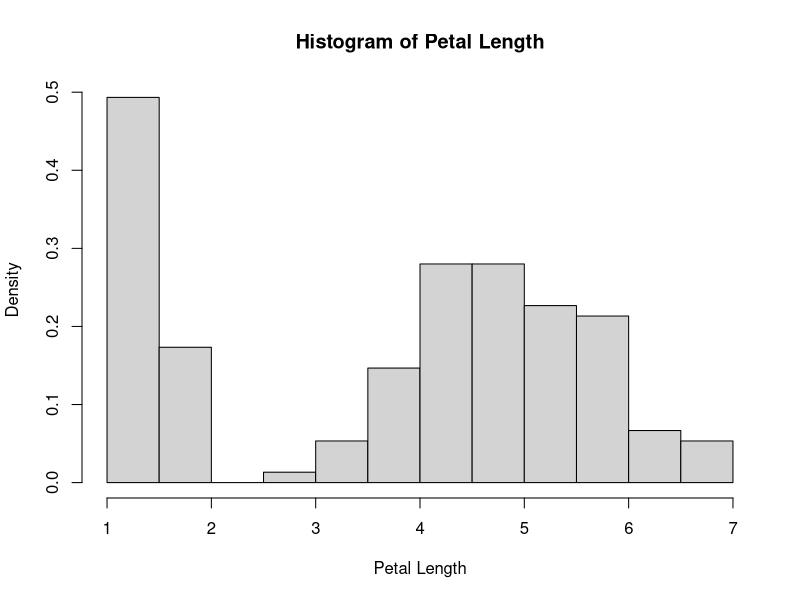
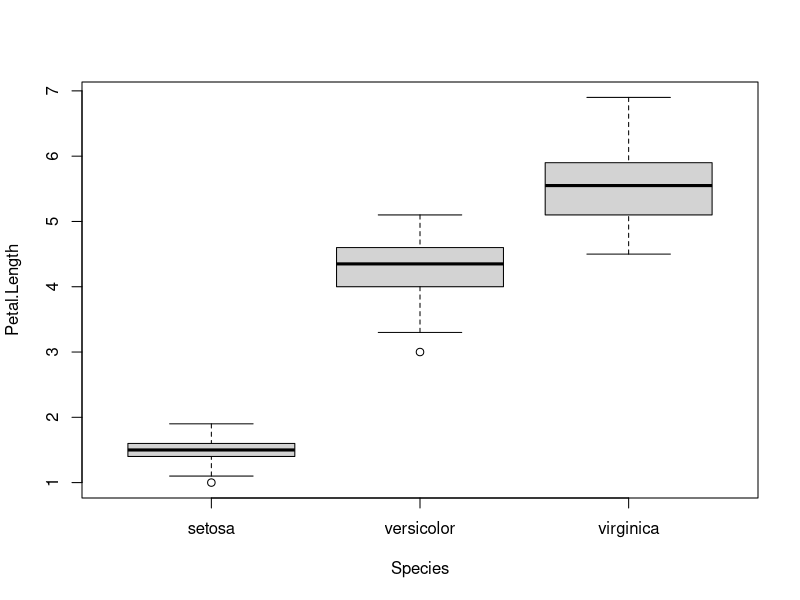

Reproduce these figures in R, in order.
##PROBLEM 1 - Standard random variable
z = rnorm(1000)
len = length(z)

P1 = length(z[z>2.5])/len
P2 = length(z[z>0 & z<1.645])/len
P3 = length(z[z>1.2 & z<1.45])/len
P4 = length(z[z>-1.2 & z<1.3])/len
vals = c(pnorm(2.5),pnorm(1.645)-pnorm(0),pnorm(1.45)-pnorm(1.2),pnorm(1.3)-pnorm(-1.2))
cat("Problem 1 \n")
cat("P1     : ",P1,", P2     : ",P2,", P3     : ",P3,", P4     : ",P4,"\n")
cat("TheoP1 : ",vals[1],", TheoP2 : ",vals[2],", TheoP3 : ",vals[3],", TheoP4 : ",vals[4],"\n")
##PROBLEM 1 - Standard random variable




##PROBLEM 2 - x^2
x = rchisq (10000, df = 8)

cat("Problem 2 \n")
cat("Mean obtained: ",mean(x)," Theoretical mean: 8\n")
cat("Variance obtained: ",var(x)," Theoretical variance: 16\n")
##PROBLEM 2 - x^2





##PROBLEM 3 - Iris
cat("Problem 3 \n")

##mode function
## mark all elements in x,then count number of occurences of each 
## select index of the element with maximum no of occurences

mode = function(x) {
  y = unique(x)
  return(y[which.max(tabulate(match(x, y)))])
}

sub = subset(iris,Species=="setosa")

cat("Mean: ",mean(iris$Petal.Length)," Median: ",median(iris$Petal.Length)," Mode: ",mode(iris$Petal.Length),"\n")
cat("Range: ",range(sub$Sepal.Length)," Variation: ",var(sub$Sepal.Length)," Standard deviation: ",sd(sub$Sepal.Length)," IQR: ",IQR(sub$Sepal.Length),"\n")


cat("Kurtoris is: ",e1071::kurtosis(iris$Petal.Width)," , so distribution is platykurtic\n")
cat("Skewness is: ",e1071::skewness(iris$Petal.Width)," , so distribution is left-skewed,but since it is so small it s symmetrical\n") 
##PROBLEM 3 - Iris




##PROBLEM 4 - Iris graphics

png(file = "Part4/PROBLEM4hist.png")
hist(iris$Petal.Length, probability = TRUE, main = 'Histogram of Petal Length', xlab='Petal Length')
dev.off()


png(file = "Part4/PROBLEM4plot.png")
boxplot(formula = Petal.Length ~ Species, data = iris)
dev.off()
##PROBLEM 4 - Iris graphics